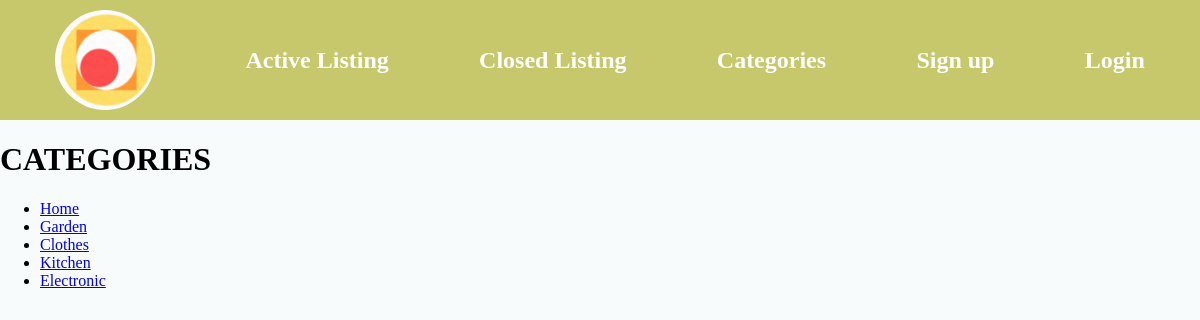
Page /categories/ on the committed database.
### auctions/models.py (models this page shows, shortened)
class Category(models.Model):
   name = models.CharField(max_length=100)

### auctions/views.py (the view)
# urls.py: path("categories/", views.categories, name='auctions-categories'),
def categories(request):
    data = {
        'categories' : Category.objects.all()
    }
    return render(request, 'auctions/categories.html',data)

### auctions/templates/auctions/categories.html
{% extends "auctions/layout.html" %}
{% block content %}
<h1>CATEGORIES</h1>
<ul>
{% for cat in categories %}
   <li><a href="{% url 'auctions-category' id=cat.id %}">{{ cat.name }}</a></li>
{% endfor %}
</ul>
{% endblock %}

### auctions/static/css/styles.css (style rules this page uses)
body { margin: 0; background-color: rgba(232, 244, 245, 0.275); }

### rows in the picture
Category: name "Home"
Category: name "Garden"
Category: name "Clothes"
Category: name "Kitchen"
Category: name "Electronic"
